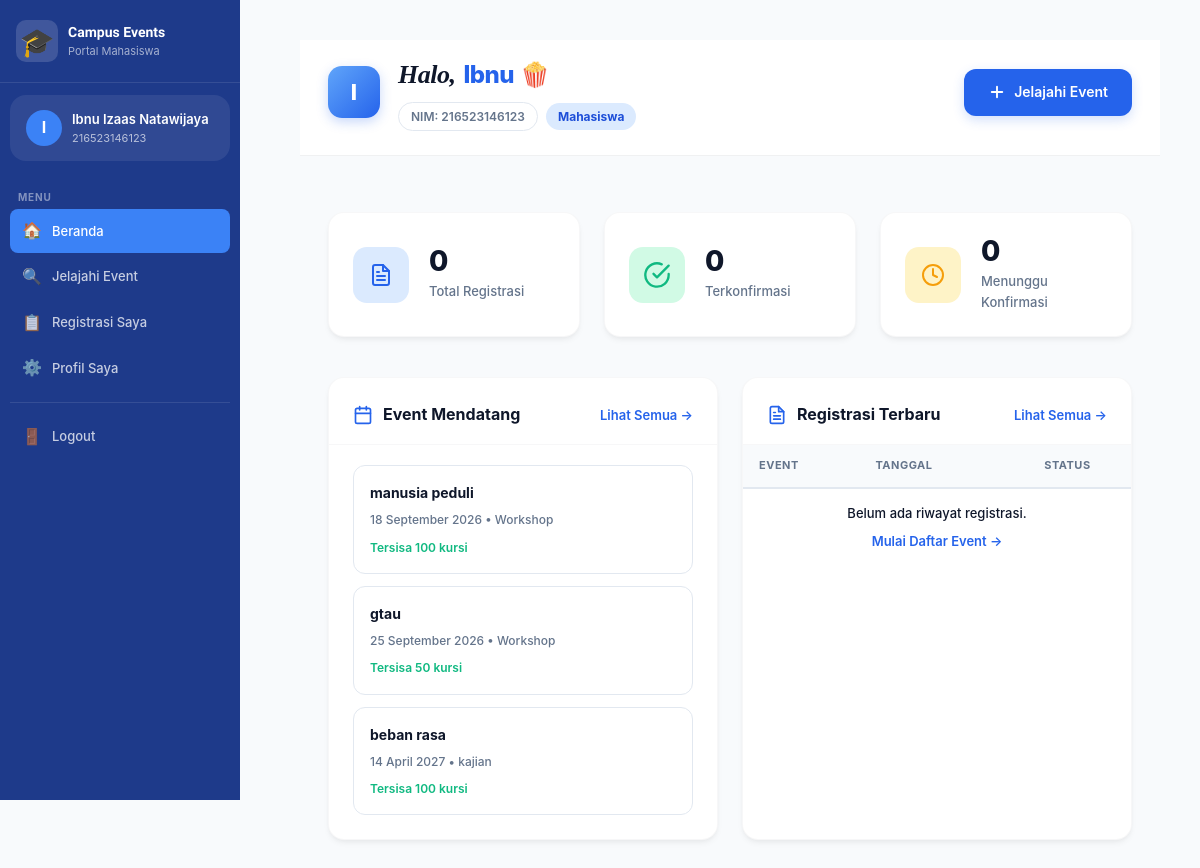
Page /pages/mahasiswa/dashboard.php (signed in) on the committed database.
### tables this page shows
CREATE TABLE `event` (
  `id_event` int NOT NULL,
  `id_kategori` int NOT NULL,
  `id_ruangan` int NOT NULL,
  `nama_event` varchar(150) NOT NULL,
  `deskripsi` text NOT NULL,
  `tanggal_mulai` date NOT NULL,
  `waktu_mulai` time NOT NULL,
  `kapasitas` int NOT NULL,
  `pembicara` varchar(100) DEFAULT NULL,
  `status` enum('draft','published','completed') DEFAULT 'draft',
  `jenis_tiket` enum('gratis','berbayar') DEFAULT 'gratis',
  `harga` int DEFAULT '0',
  `penyelenggara` varchar(50) DEFAULT 'Pusat',
  `created_at` timestamp NULL DEFAULT CURRENT_TIMESTAMP
);

CREATE TABLE `kategori_event` (
  `id_kategori` int NOT NULL,
  `nama_kategori` varchar(100) NOT NULL
);

### includes/functions.php (called while the page is built, shortened)
<?php
function formatTanggal($tanggal) {
    $bulan = [
        1=>'Januari', 2=>'Februari', 3=>'Maret', 4=>'April',
        5=>'Mei', 6=>'Juni', 7=>'Juli', 8=>'Agustus',
        9=>'September', 10=>'Oktober', 11=>'November', 12=>'Desember'
    ];
    $t = explode('-', $tanggal);
    return (int)$t[2] . ' ' . $bulan[(int)$t[1]] . ' ' . $t[0];
}
?>

### pages/mahasiswa/dashboard.php (the view, shortened to what this page needs)
<?php
require_once '../../config/koneksi.php';
require_once '../../includes/functions.php';
$id_mhs = (int)$_SESSION['id_mahasiswa'];
$total_reg = mysqli_fetch_assoc(mysqli_query($koneksi,
    "SELECT COUNT(*) as total FROM registrasi WHERE id_mahasiswa=$id_mhs"))['total'];
$total_confirmed = mysqli_fetch_assoc(mysqli_query($koneksi,
    "SELECT COUNT(*) as total FROM registrasi WHERE id_mahasiswa=$id_mhs AND status='confirmed'"))['total'];
$total_pending = mysqli_fetch_assoc(mysqli_query($koneksi,
    "SELECT COUNT(*) as total FROM registrasi WHERE id_mahasiswa=$id_mhs AND status='pending'"))['total'];
$event_mendatang = mysqli_query($koneksi,
    "SELECT e.*, k.nama_kategori, r.nama_ruangan,
            COUNT(reg.id_registrasi) as jumlah_daftar
     FROM event e
     JOIN kategori_event k ON e.id_kategori = k.id_kategori
     JOIN ruangan r ON e.id_ruangan = r.id_ruangan
     LEFT JOIN registrasi reg ON e.id_event = reg.id_event AND reg.status != 'cancelled'
     WHERE e.status='published' AND e.tanggal_mulai >= CURDATE()
     GROUP BY e.id_event
     ORDER BY e.tanggal_mulai ASC
     LIMIT 4"
);
$reg_saya = mysqli_query($koneksi,
    "SELECT r.*, e.nama_event, e.tanggal_mulai, e.waktu_mulai, k.nama_kategori
     FROM registrasi r
     JOIN event e ON r.id_event = e.id_event
     JOIN kategori_event k ON e.id_kategori = k.id_kategori
     WHERE r.id_mahasiswa=$id_mhs
     ORDER BY r.id_registrasi DESC
     LIMIT 5"
);
$nama_lengkap = htmlspecialchars($_SESSION['nama_lengkap']);
$nama_depan = explode(' ', $nama_lengkap)[0];
$inisial = strtoupper(substr($nama_depan, 0, 1));
?>
<?php include '../../includes/header.php'; ?>
<div class="app-wrapper">
    <?php include '../../includes/sidebar_mahasiswa.php'; ?>
    <main class="main-content">
        <div class="topbar">
            <div class="topbar-left">
                <div class="user-greeting-wrapper">
                    <div class="avatar-initial">
                        <?= $inisial ?>
                    </div>
                    <div>
                        <div class="topbar-title">
                            <span class="greeting-text">Halo,</span>
                            <span class="highlight"><?= $nama_depan ?></span>
                            <span class="wave-emoji">🍿</span>
                        </div>
                        <div class="topbar-sub">
                            <span class="badge-nim">NIM: <?= htmlspecialchars($_SESSION['nim']) ?></span>
                            <span class="badge-role">Mahasiswa</span>
                        </div>
                    </div>
                </div>
            </div>
            <a href="<?= BASE_URL ?>/pages/mahasiswa/event.php" class="btn-primary-premium">
                <svg width="18" height="18" viewBox="0 0 24 24" fill="none" stroke="currentColor" stroke-width="2.5" stroke-linecap="round" stroke-linejoin="round"><line x1="12" y1="5" x2="12" y2="19"></line><line x1="5" y1="12" x2="19" y2="12"></line></svg>
                Jelajahi Event
            </a>
        </div>
        <div class="page-content">
            <div class="stats-grid">
                <div class="stat-card">
                    <div class="stat-icon primary">
                    </div>
                    <div>
                        <div class="stat-number"><?= $total_reg ?></div>
                        <div class="stat-label">Total Registrasi</div>
                    </div>
                </div>
                <div class="stat-card">
                    <div class="stat-icon success">
                        <svg width="28" height="28" viewBox="0 0 24 24" fill="none" stroke="currentColor" stroke-width="2" stroke-linecap="round" stroke-linejoin="round"><path d="M22 11.08V12a10 10 0 1 1-5.93-9.14"/><polyline points="22 4 12 14.01 9 11.01"/></svg>
                    </div>
                    <div>
                        <div class="stat-number"><?= $total_confirmed ?></div>
                        <div class="stat-label">Terkonfirmasi</div>
                    </div>
                </div>
                <div class="stat-card">
                    <div class="stat-icon warning">
                        <svg width="24" height="24" viewBox="0 0 24 24" fill="none" stroke="currentColor" stroke-width="2" stroke-linecap="round" stroke-linejoin="round"><circle cx="12" cy="12" r="10"/><polyline points="12 6 12 12 16 14"/></svg>
                    </div>
                    <div>
                        <div class="stat-number"><?= $total_pending ?></div>
                        <div class="stat-label">Menunggu Konfirmasi</div>
                    </div>
                </div>
            </div>
            <div class="dashboard-grid">
                <div class="card">
                    <div class="card-header">
                        <span class="card-title">
                            <span class="icon">
                                <svg width="20" height="20" viewBox="0 0 24 24" fill="none" stroke="currentColor" stroke-width="2" stroke-linecap="round" stroke-linejoin="round"><rect x="3" y="4" width="18" height="18" rx="2" ry="2"/><line x1="16" x2="16" y1="2" y2="6"/><line x1="8" x2="8" y1="2" y2="6"/><line x1="3" x2="21" y1="10" y2="10"/></svg>
                            </span>
                            Event Mendatang
                        </span>
                        <a href="<?= BASE_URL ?>/pages/mahasiswa/event.php" class="btn-link">Lihat Semua &rarr;</a>
                    </div>
                    <div class="card-body">
                        <?php if (mysqli_num_rows($event_mendatang) === 0): ?>
                            <div class="empty-state">
                                Tidak ada event mendatang saat ini.
                            </div>
                        <?php else: ?>
                            <div class="event-list">
                                <?php while ($row = mysqli_fetch_assoc($event_mendatang)): ?>
                                    <div class="event-item">
                                        <div class="event-name"><?= htmlspecialchars($row['nama_event']) ?></div>
                                        <div class="event-meta">
                                            <?= formatTanggal($row['tanggal_mulai']) ?>  •  <?= htmlspecialchars($row['nama_kategori']) ?>
                                        </div>
                                        <?php $sisa = $row['kapasitas'] - $row['jumlah_daftar']; ?>
                                        <div class="event-status" style="color: <?= $sisa <= 0 ? 'var(--danger)' : 'var(--success)' ?>;">
                                            <?= $sisa <= 0 ? 'Kuota Penuh' : "Tersisa $sisa kursi" ?>
                                        </div>
                                    </div>
                                <?php endwhile; ?>
                            </div>
                        <?php endif; ?>
                    </div>
                </div>
                <div class="card">
                    <div class="card-header">
                        <span class="card-title">
                            <span class="icon">
                            </span>
                            Registrasi Terbaru
                        </span>
                        <a href="<?= BASE_URL ?>/pages/mahasiswa/registrasi_saya.php" class="btn-link">Lihat Semua &rarr;</a>
                    </div>
                    <div class="card-body" style="padding: 0;">
                        <div class="table-wrapper">
                            <table>
                                <thead>
                                    <tr>
                                        <th>Event</th>
                                        <th>Tanggal</th>
                                        <th style="text-align: center;">Status</th>
                                    </tr>
                                </thead>
                                <tbody>
                                    <?php if (mysqli_num_rows($reg_saya) === 0): ?>
                                    <tr>
                                        <td colspan="3" class="empty-state">
                                            Belum ada riwayat registrasi.<br>
                                            <a href="<?= BASE_URL ?>/pages/mahasiswa/event.php">Mulai Daftar Event &rarr;</a>
                                        </td>
                                    </tr>
                                    <?php else: while ($row = mysqli_fetch_assoc($reg_saya)): ?>
                                    <tr>
                                        <td>
                                            <div style="font-weight:600; color:var(--dark);"><?= htmlspecialchars($row['nama_event']) ?></div>
                                            <small style="color:var(--gray); font-size:11px;"><?= htmlspecialchars($row['nama_kategori']) ?></small>
                                        </td>
                                        <td>
                                            <span style="font-weight:500;"><?= formatTanggal($row['tanggal_mulai']) ?></span>
                                        </td>
                                        <td style="text-align: center;">
                                            <?php
                                                $status_class = $row['status'] === 'confirmed' ? 'badge-confirmed' :
                                                               ($row['status'] === 'pending' ? 'badge-pending' : 'badge-cancelled');
                                            ?>
                                            <span class="badge-status <?= $status_class ?>">
                                                <?= $row['status'] ?>
                                            </span>
                                        </td>
                                    </tr>
                                    <?php endwhile; endif; ?>
                                </tbody>
                            </table>
                        </div>
                    </div>
                </div>
            </div>
        </div>
    </main>
</div>
<?php include '../../includes/footer.php'; ?>

### assets/css/style.css (style rules this page uses)
:root { --biru-utama: #1e40af; --biru-muda: #3b82f6; --biru-gelap: #1e3a8a; --biru-bg: #eff6ff; --putih: #ffffff; --abu-terang: #f8fafc; --abu-border: #e2e8f0; --abu-teks: #64748b; --gelap: #1e293b; --hijau: #059669; --merah: #dc2626; --kuning: #d97706; --sidebar-w: 240px; --radius: 10px; --shadow: 0 1px 3px rgba(0,0,0,.08), 0 1px 2px rgba(0,0,0,.04); --shadow-md: 0 4px 12px rgba(0,0,0,.1); }
*, *::before, *::after { box-sizing: border-box; margin: 0; padding: 0; }
body { font-family: 'Plus Jakarta Sans', sans-serif; background: var(--abu-terang); color: var(--gelap); line-height: 1.6; font-size: 14px; }
a { text-decoration: none; color: inherit; }
.app-wrapper { display: flex; min-height: 100vh; }
.main-content { margin-left: var(--sidebar-w); flex: 1; display: flex; flex-direction: column; min-height: 100vh; }
.topbar { background: var(--putih); border-bottom: 1px solid var(--abu-border); padding: 14px 28px; display: flex; align-items: center; justify-content: space-between; position: sticky; top: 0; z-index: 50; }
.topbar-sub { font-size: 13px; color: var(--abu-teks); }
.page-content { padding: 24px 28px; flex: 1; }
.stat-card { background: var(--putih); border: 1px solid var(--abu-border); border-radius: var(--radius); padding: 20px; display: flex; align-items: center; gap: 14px; box-shadow: var(--shadow); transition: transform .2s, box-shadow .2s; }
.stat-label { font-size: 12px; color: var(--abu-teks); margin-top: 2px; }
.card { background: var(--putih); border: 1px solid var(--abu-border); border-radius: var(--radius); box-shadow: var(--shadow); overflow: hidden; }
.card-header { padding: 16px 20px; border-bottom: 1px solid var(--abu-border); display: flex; align-items: center; justify-content: space-between; gap: 12px; }
.card-body { padding: 20px; }
table { width: 100%; border-collapse: collapse; }
th { background: var(--abu-terang); color: var(--abu-teks); font-size: 11px; font-weight: 700; text-transform: uppercase; letter-spacing: .05em; padding: 10px 14px; text-align: left; border-bottom: 1px solid var(--abu-border); white-space: nowrap; }
td { padding: 12px 14px; border-bottom: 1px solid var(--abu-border); vertical-align: middle; font-size: 13px; }
tr:last-child td { border-bottom: none; }

### includes/header.php (style rules this page uses)
.page-content { animation: fadeInUp 0.4s ease; }

### rows in the picture
event: nama_event "manusia peduli", tanggal_mulai "18 September 2026", id_kategori.nama_kategori "Workshop", kapasitas "100"
event: nama_event "gtau", tanggal_mulai "25 September 2026", id_kategori.nama_kategori "Workshop", kapasitas "50"
event: nama_event "beban rasa", tanggal_mulai "14 April 2027", id_kategori.nama_kategori "kajian", kapasitas "100"

### other values in the picture
substr($_SESSION['nama_lengkap'] ?? 'M', 0, 1) "I"
$_SESSION['nama_lengkap'] "Ibnu Izaas Natawijaya"
$_SESSION['nim'] "216523146123"
$inisial "I"
$nama_depan "Ibnu"
$total_reg "0"
$total_confirmed "0"
$total_pending "0"
